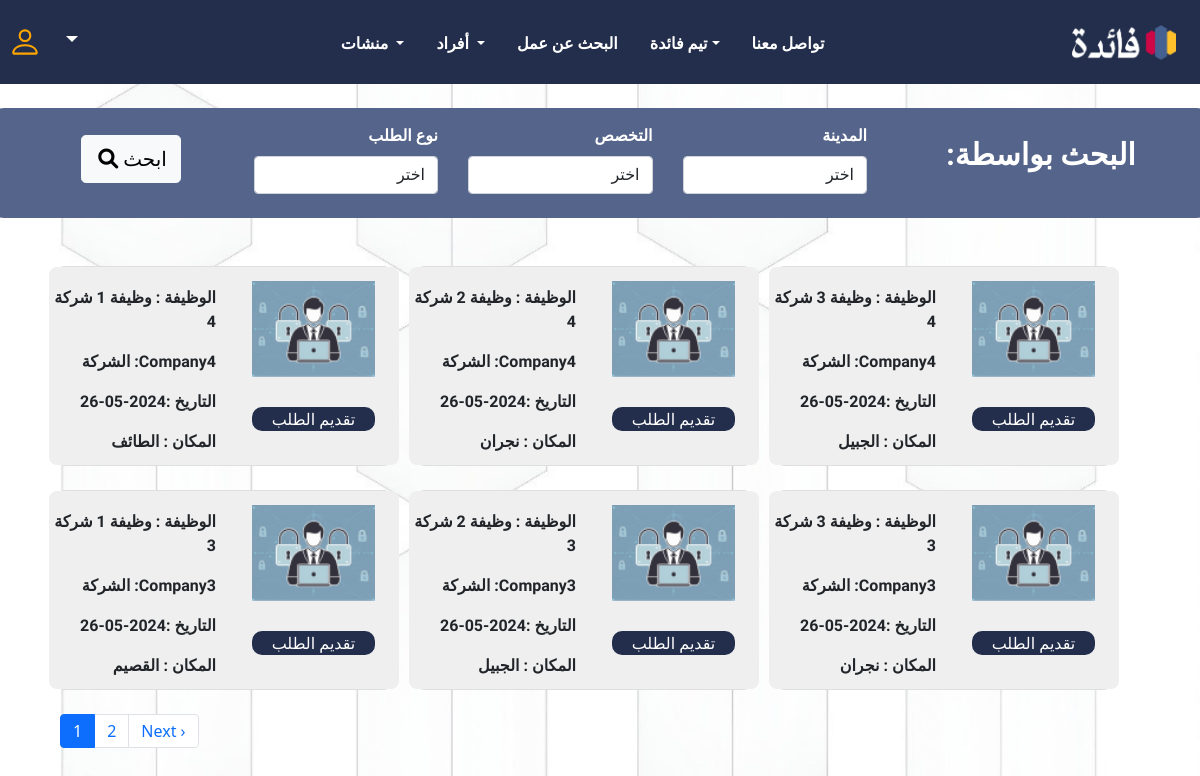
Page /job-list on the committed database.
### services/job.py (models this page shows, shortened)
class Jobs(db.Model):
    id = db.Column(db.Integer, primary_key=True)
    title = db.Column(db.String(80), nullable=False)
    job_type = db.Column(db.String(120), nullable=False)
    town = db.Column(db.String(80), nullable=False)
    company_about = db.Column(db.Text, nullable=False)
    job_description = db.Column(db.Text, nullable=False)
    specialization = db.Column(db.String(120), nullable=False)
    skills_years = db.Column(db.String(120), nullable=False)
    educational_qualification = db.Column(db.String(120), nullable=False)
    workplace = db.Column(db.String(120), nullable=False)
    workdays = db.Column(db.String(120), nullable=True)
    rest_days = db.Column(db.String(120), nullable=True)
    work_hours = db.Column(db.String(120), nullable=True)
    languages = db.Column(db.String(120), nullable=True)
    company_id = db.Column(db.Integer, db.ForeignKey('company.id'), nullable=False)
    date_posted = db.Column(db.DateTime, default=datetime.utcnow)
    customers = db.relationship('Customers', secondary="customer_jobs", back_populates="jobs")
    teams = db.relationship('Teams', secondary="customer_jobs", back_populates="jobs")
    skills = db.relationship('Skills', backref='customer_skills', lazy=True)

### services/company.py (models this page shows, shortened)
class Company(db.Model):
    id = db.Column(db.Integer, primary_key=True)
    company_arabic_name = db.Column(db.String(80), nullable=True)
    company_english_name = db.Column(db.String(80), nullable=False)
    company_email = db.Column(db.String(120), unique=True, nullable=True)
    company_mobile = db.Column(db.String(120), nullable=True)
    country = db.Column(db.String(120), nullable=True)
    state = db.Column(db.String(80), nullable=True)
    english_adress = db.Column(db.String(80), nullable=True)
    company_type = db.Column(db.String(80), nullable=True)
    company_size = db.Column(db.String(80), nullable=True)
    company_field = db.Column(db.String(80), nullable=True)
    hr_name = db.Column(db.String(80), nullable=True)
    hr_mobile = db.Column(db.String(80), nullable=True)
    hr_email = db.Column(db.String(80), nullable=True)
    about_company_arabic = db.Column(db.String(80), nullable=True)
    about_company_english = db.Column(db.String(80), nullable=True)
    commercial_register = db.Column(db.String(80), nullable=True)
    company_website = db.Column(db.String(80), nullable=True)
    twitter_email = db.Column(db.String(80), nullable=True)
    instagram_email = db.Column(db.String(80), nullable=True)
    company_logo = db.Column(db.String(80), nullable=True)
    company_name_on_faeda = db.Column(db.String(80), nullable=True)
    login_password = db.Column(db.String(120), nullable=True)
    activated = db.Column(db.Boolean, nullable=True)
    token = db.Column(db.String(120))
    timestamp = db.Column(db.DateTime, default=datetime.utcnow)
    company_jobs = db.relationship('Jobs', backref='company', lazy=True)

### jobs.py (the view)
@job_routes.route('/job-list', defaults={'page': 1})
@job_routes.route('/job-list/<int:page>')
def job_list_get(page):
    per_page = 6  # Adjust as needed
    application_count = 0
    paginated_jobs = Jobs.query.paginate(page=page, per_page=per_page, error_out=False)
    if"session_customer" in session:
        customer_id = session['session_customer']
        application_count = Customers.get_number_of_job_applications_by_customer_id(customer_id)
    return render_template("/new_design/jobs.html", jobs=paginated_jobs,application_count = application_count)

### templates/new_design/jobs.html (shortened to what this page needs)
<!DOCTYPE html>
<html lang="en">
<head>
    <link rel="stylesheet" href="{{ url_for ('static' , filename='/new_design/css/bootstrap.min.css')}}">
    <link rel="stylesheet" href="https://cdnjs.cloudflare.com/ajax/libs/font-awesome/6.0.0-beta3/css/all.min.css">
    <link href="https://cdn.jsdelivr.net/npm/bootstrap@5.3.3/dist/css/bootstrap.min.css" rel="stylesheet">
    <link href="https://getbootstrap.com/docs/5.3/assets/css/docs.css" rel="stylesheet">
    <link href="https://stackpath.bootstrapcdn.com/bootstrap/4.5.2/css/bootstrap.min.css" rel="stylesheet">
    <link href="https://cdn.jsdelivr.net/npm/bootstrap@5.3.0/dist/css/bootstrap.min.css" rel="stylesheet">
    <link rel="stylesheet" href="https://cdnjs.cloudflare.com/ajax/libs/font-awesome/6.0.0-beta3/css/all.min.css">
    <link href="https://stackpath.bootstrapcdn.com/bootstrap/5.1.0/css/bootstrap.min.css" rel="stylesheet">
    <link href="https://cdnjs.cloudflare.com/ajax/libs/bootstrap-icons/1.8.1/font/bootstrap-icons.min.css"
        rel="stylesheet">
</head>
<body>
    <nav class="navbar navbar-expand-lg " style="background-color: #232E4C; color: #fff;">
        <div class="dropdown ">
            <a href="#" class="navbar-brand dropdown-toggle" id="dropdownMenuLink" data-toggle="dropdown"
                aria-haspopup="true" aria-expanded="false" style="text-decoration: none; color: white;"
                onmouseover="this.style.border='1px solid orange'; this.style.borderRadius='50px';"
                onmouseout="this.style.border='none';">
            </a>
        </div>
        <div class="collapse navbar-collapse d-none d-lg-flex" id="navbarSupportedContent">
            <ul class="navbar-nav mb-2 mx-auto ms-auto">
                <li class="nav-item pb-1 dropdown almarai-extrabold mr-3">
                    <a class="nav-link dropdown-toggle mt-3" href="#" id="navbarDropdown1" role="button"
                        data-toggle="dropdown" aria-haspopup="true" aria-expanded="false"> منشات </a>
                </li>
                <li class="nav-item pb-1 dropdown almarai-extrabold mr-3">
                    <a class="nav-link dropdown-toggle mt-3 " href="#" id="navbarDropdown1" role="button"
                        data-toggle="dropdown" aria-haspopup="true" aria-expanded="false"> أفراد </a>
                </li>
                <li class="nav-item pt-3 mr-3">
                    <a class="nav-link active almarai-extrabold" aria-current="page" href="#"
                        style="color: white; text-decoration: none;" onmouseover="this.style.textDecoration='underline'"
                        onmouseout="this.style.textDecoration='none'">البحث عن عمل</a>
                </li>
                <li class="nav-item pb-1 dropdown almarai-extrabold mr-3">
                    <a class="nav-link dropdown-toggle mt-3" href="#" id="navbarDropdown1" role="button"
                        data-toggle="dropdown" aria-haspopup="true" aria-expanded="false">تيم فائدة</a>
                </li>
                <li class="nav-item   pt-3">
                    <a class="nav-link active almarai-extrabold" aria-current="page" href="#footer"
                        style="color: white; text-decoration: none;" onmouseover="this.style.textDecoration='underline'"
                        onmouseout="this.style.textDecoration='none'">تواصل معنا</a>
                </li>
            </ul>
            <img src="{{ url_for('static', filename='/new_design/images/logowhite.png') }}" height="35" class=" align-top mr-4"
                alt="">
        </div>
    </nav>
    <br>
    <div class="row">
        <div class="" id="formCollapse" style="background-color:#55648A; border-radius: 16px;">
            <div class="container-fluid">
                <div class="row align-items-center mb-4 mt-3">
                    <form method="GET" action="/update-list" class="form-style text-right almarai-bold d-flex flex-wrap justify-content-center align-items-center col-12 col-md-9">
                        <div class="col-12 col-md-3 mb-3 mb-md-0 order-5 order-md-1 d-flex justify-content-center">
                            <button type="submit" class="btn btn-light btn-lg btn-block" style="max-width: 100px;">
                                <i class="fa-solid fa-magnifying-glass"></i>
                                ابحث
                            </button>
                        </div>
                        <div class="col-12 col-md-3 mb-3 mb-md-0 order-2 order-md-2">
                            <label for="requestType" class="form-label" style="color: #fff;">نوع الطلب</label>
                            <select class="form-control text-right" id="requestType"type="text" name="ttype">
                                    <option name="ttype" value="">اختر</option>
                            </select>
                        </div>
                        <div class="col-12 col-md-3 mb-3 mb-md-0 order-3 order-md-3">
                            <label for="specialty" class="form-label" style="color: #fff;">التخصص</label>
                            <select class="form-control text-right" id="specialty"  type="text" name="study">
                                    <option name="study" value="">اختر</option>
                            </select>
                        </div>
                        <div class="col-12 col-md-3 mb-3 mb-md-0 order-4 order-md-4">
                            <label for="city" class="form-label" style="color: #fff;">المدينة</label>
                            <select class="form-control text-right" id="city"name="city" type="search">
                                    <option disabled selected>اختر</option>
                            </select>
                        </div>
                    </form>
                    <div class="col-12 col-md-3 text-right mobile">
                        <h5 class="card-title almarai-bold text-center" style="color: #fff; font-size: 30px;">:البحث بواسطة</h5>
                    </div>
                </div>
            </div>
        </div>
    </div>
    <div class="row m-5">
        {% for index in range(0, jobs.items|length, 3) %}
        <div class="row">
            {% for offset in range(0, 3) %}
                {% set job = jobs.items[index + offset] %}
                {% if job %}
                    <div class="col-lg-4 col-md-6 col-12">
                        <div class="card mb-4 mr-2">
                            <div class="row no-gutters" style="background-color: #EFEFEF; border-radius: 8px; border: none; padding: 4px;">
                                <div class="col text-right almarai-bold" style="padding-top: 15px;">
                                    <div style="height: 175px; overflow-y: auto;">
                                        <p class="card-text">الوظيفة : {{ job.title }}</p>
                                        <p class="card-text">الشركة :{{ job.company.company_english_name }}</p>
                                        <p class="card-text">التاريخ :{{ job.date_posted.strftime("%Y-%m-%d") }}</p>
                                        <p class="card-text">المكان : {{ job.town }}</p>
                                    </div>
                                </div>
                                <div class="col ml-3">
                                    <img class="card-img-top" style="border-radius: 10px; padding: 10px 20px;"
                                         src="{{ url_for('static', filename='/new_design/images/Card-img2.png') }}" alt="Card image">
                                         <a href="/read_job/{{job.id}}"
                                         style="background-color: #232E4C; color: #ffffff; margin: 20px; border-radius: 10px; text-decoration: none;"
                                         class="d-flex justify-content-center align-content-center text-center custom-button">تقديم الطلب</a>
                                </div>
                            </div>
                        </div>
                    </div>
                {% endif %}
            {% endfor %}
        </div>
    {% endfor %}
    <div class="pagination-container" style="justify-content: center;flex-direction: row-reverse;">
        <nav>
            <ul class="pagination">
                {% for page_num in jobs.iter_pages() %}
                    <li class="page-item {{ 'active' if page_num == jobs.page else '' }}">
                        <a class="page-link" href="{{ url_for('job.job_list_get', page=page_num) }}">{{ page_num }}</a>
                    </li>
                {% endfor %}
                {% if jobs.has_next %}
                    <li class="page-item">
                        <a class="page-link" href="{{ url_for('job.job_list_get', page=jobs.next_num) }}">Next &rsaquo;</a>
                    </li>
                {% endif %}
            </ul>
        </nav>
    </div>
    </div>
</body>
</html>

### rows in the picture
Jobs: title "وظيفة 1 شركة 4", date_posted "2024-05-26", town "الطائف"
Company: company.company_english_name "Company4" "Company4" "Company4"
Jobs: title "وظيفة 2 شركة 4", date_posted "2024-05-26", town "نجران"
Jobs: title "وظيفة 3 شركة 4", date_posted "2024-05-26", town "الجبيل"
Jobs: title "وظيفة 1 شركة 3", date_posted "2024-05-26", town "القصيم"
Company: company.company_english_name "Company3" "Company3" "Company3"
Jobs: title "وظيفة 2 شركة 3", date_posted "2024-05-26", town "الجبيل"
Jobs: title "وظيفة 3 شركة 3", date_posted "2024-05-26", town "نجران"

### other values in the picture
{{ page_num }} "1" "2"
